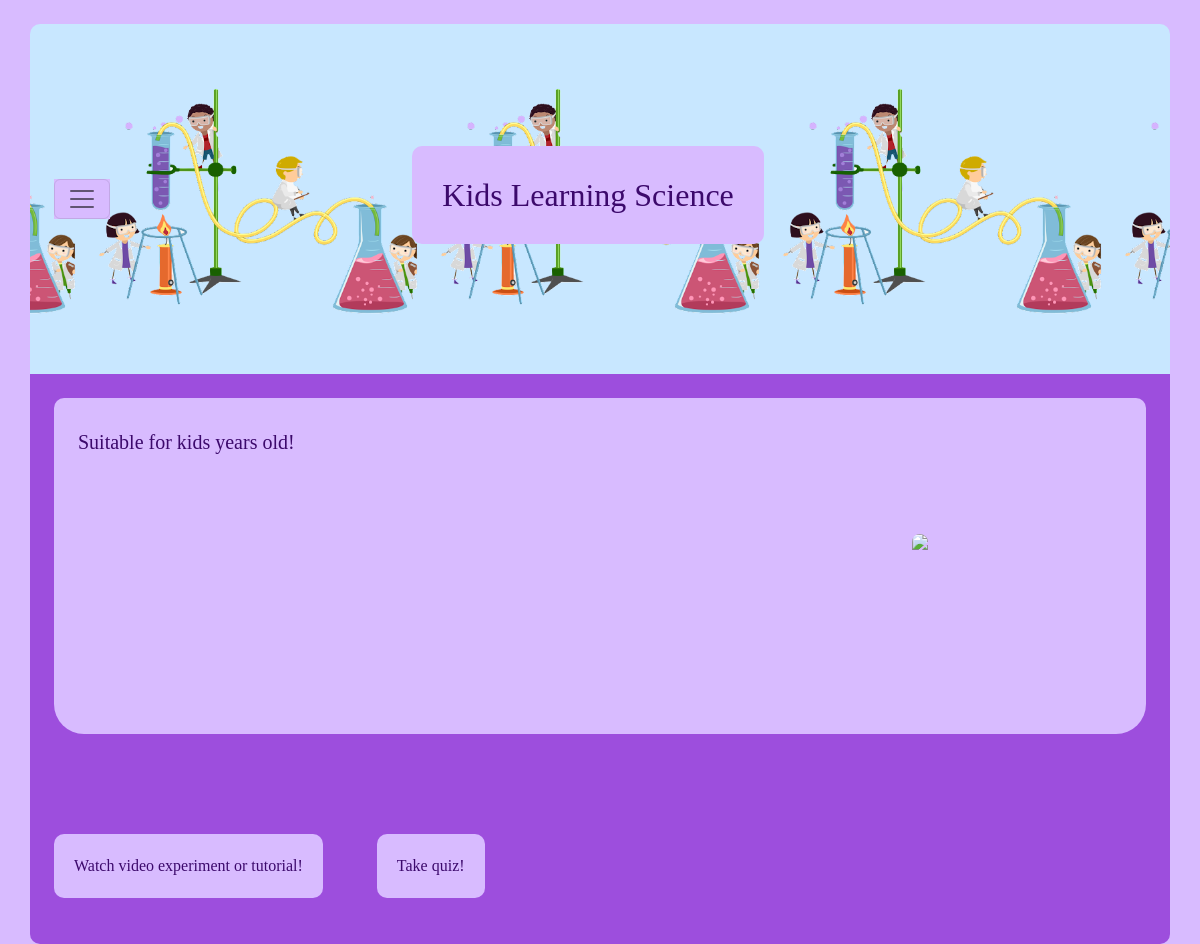
Page /technology/advanced/ on the earlier database version.
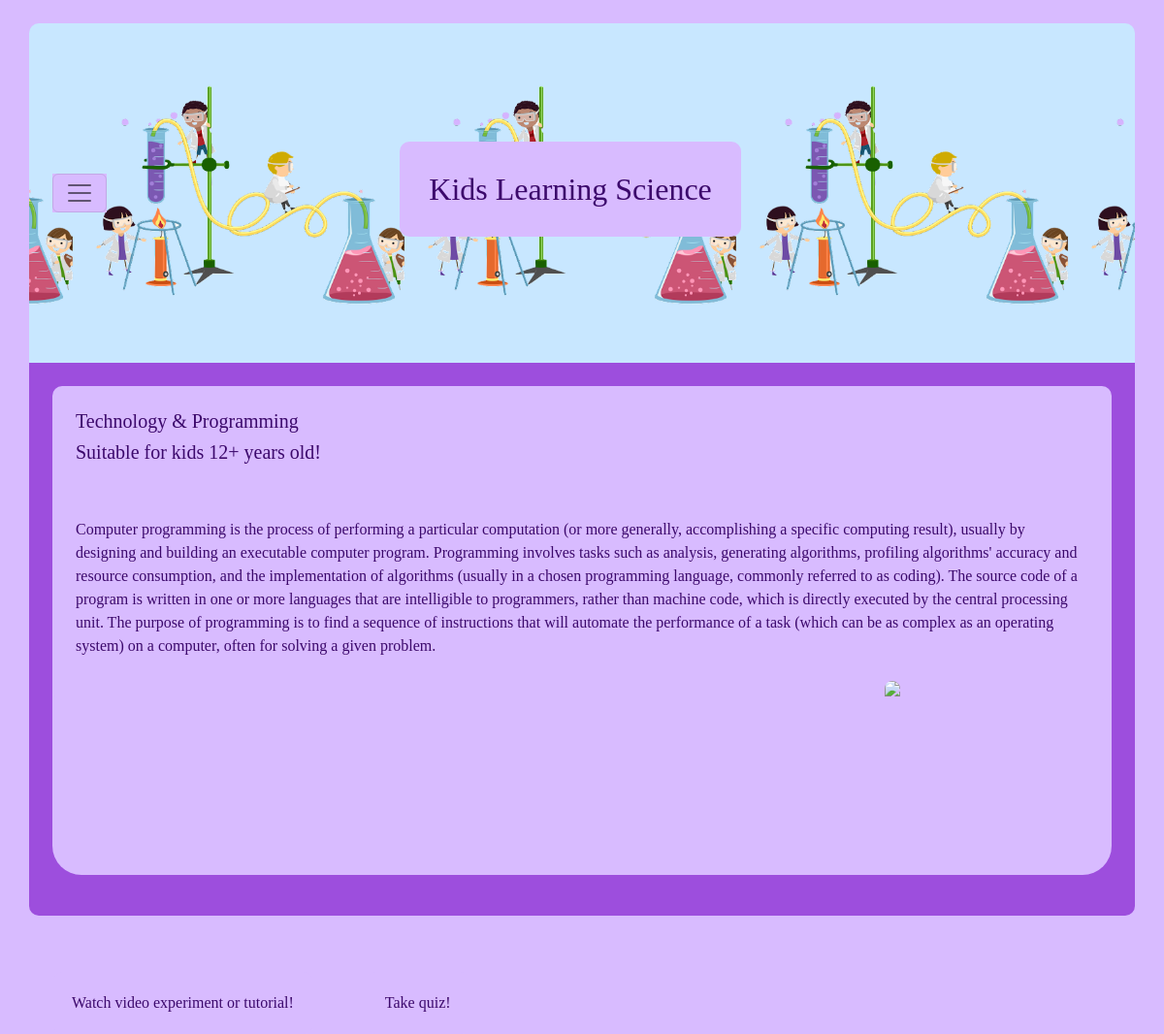
Same page on the later database version.
### HW5App/models.py (models this page shows, shortened)
class Course(models.Model):
    title = models.CharField(max_length=50)
    description = models.TextField(max_length=1000, null=True)
    topic = models.ForeignKey(Topic, on_delete=models.CASCADE)
    age = models.ForeignKey(AgeGroup, on_delete=models.CASCADE)

class Topic(models.Model):
    title = models.CharField(max_length=50)

class AgeGroup(models.Model):
    title = models.CharField(max_length=50)

### HW5App/views.py (the view)
# urls.py: path('technology/advanced/', tech3, name="tech3"),
def tech3(request):
    try:
        courses = Course.objects.all()
    except Course.DoesNotExist:
        courses = None
    context = {"courses": list(courses)}
    return render(request, "tech3.html",  context=context)

### templates/tech3.html (shortened to what this page needs)
<!DOCTYPE html>
<html lang="en">
<head>
    <link href="https://cdn.jsdelivr.net/npm/bootstrap@5.2.0-beta1/dist/css/bootstrap.min.css" rel="stylesheet"
>
        {% load static %} background-image: url('{% static 'kids.png'%}');
</head>
<body>
<div class="container">
    <nav class="navbar mt-4 p-4">
        <div>
            <button class="navbar-toggler " type="button" data-bs-toggle="offcanvas" data-bs-target="#offcanvasNavbar"
                    aria-controls="offcanvasNavbar">
                <span class="navbar-toggler-icon"></span>
            </button>
        </div>
        <h2 class="title">Kids Learning Science</h2>
    </nav>
    <div class="jumbotron p-4 text-left">
        <div id="div1">
            <div class="p-4 border-top-custom">
                <h5>{{ courses.2.topic.title }}</h5>
                <h5>Suitable for kids {{ courses.2.age.title }} years old!</h5>
            </div>
            <div class="p-4">
                {{ courses.2.description }}
            </div>
            <img style="float: right; margin-right: 20%; border-radius: 10px; height: 200px"
                 src="https://prodigy-legacy-images.s3.us-east-2.amazonaws.com/legacy-images/center-for-children-and-technology-1024x684.jpg">
            <p class="lead"></p>
        </div>
        <button class="watch">Watch video experiment or tutorial!</button>
        <button class="watch">Take quiz!</button>
    </div>
</div>
</body>
</html>

Differences in the rows shown:
added Course: topic.title "Technology & Programming", age.title "12+", description "Computer programming is the process of performing a particular computation (or more generally, accomplishing a specific computing result), usually by designing and building an executable computer program. Programming involves tasks such as analysis, generating algorithms, profiling algorithms' accuracy and resource consumption, and the implementation of algorithms (usually in a chosen programming language, commonly referred to as coding). The source code of a program is written in one or more languages that are intelligible to programmers, rather than machine code, which is directly executed by the central processing unit. The purpose of programming is to find a sequence of instructions…"
